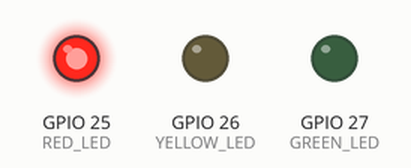
Recording of a sketch running on a simulated ESP32. Parts: output pins drawn as LEDs (lit = HIGH).

Above: at 2.5 s.
At 6.0 s:
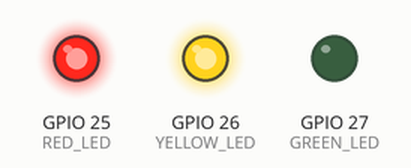
At 9.5 s:
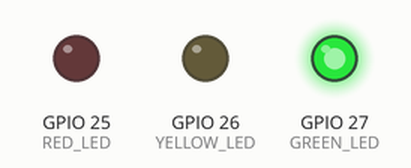
At 13.0 s:
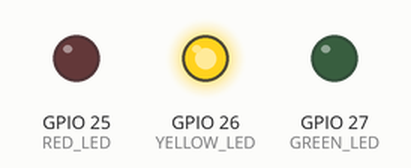
Timing chart, 0 to 18.2 s (numbered marks = the images above):
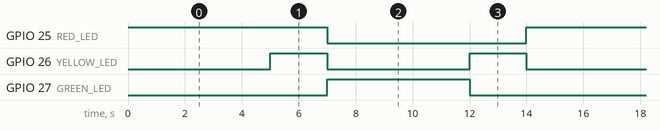

The sketch:

code.ino
```cpp
const int RED_LED = 25;
const int YELLOW_LED = 26;
const int GREEN_LED = 27;

void setup() {
  pinMode(RED_LED, OUTPUT);
  pinMode(YELLOW_LED, OUTPUT);
  pinMode(GREEN_LED, OUTPUT);
}

void loop() {
  // Red Light ON - Stop
  digitalWrite(RED_LED, HIGH);
  digitalWrite(YELLOW_LED, LOW);
  digitalWrite(GREEN_LED, LOW);
  delay(5000);

  // Red + Yellow Light ON - Get Ready
  digitalWrite(RED_LED, HIGH);
  digitalWrite(YELLOW_LED, HIGH);
  digitalWrite(GREEN_LED, LOW);
  delay(2000);

  // Green Light ON - Go
  digitalWrite(RED_LED, LOW);
  digitalWrite(YELLOW_LED, LOW);
  digitalWrite(GREEN_LED, HIGH);
  delay(5000);

  // Yellow Light ON - Slow Down
  digitalWrite(RED_LED, LOW);
  digitalWrite(YELLOW_LED, HIGH);
  digitalWrite(GREEN_LED, LOW);
  delay(2000);
}
```

Measured:
- by itself, GPIO 25 (RED_LED): alternates HIGH for 7.0 s and LOW for 7.0 s
- by itself, GPIO 26 (YELLOW_LED): alternates HIGH for 2.0 s and LOW for 5.0 s
- by itself, GPIO 27 (GREEN_LED): alternates HIGH for 5.0 s and LOW for 9.0 s
